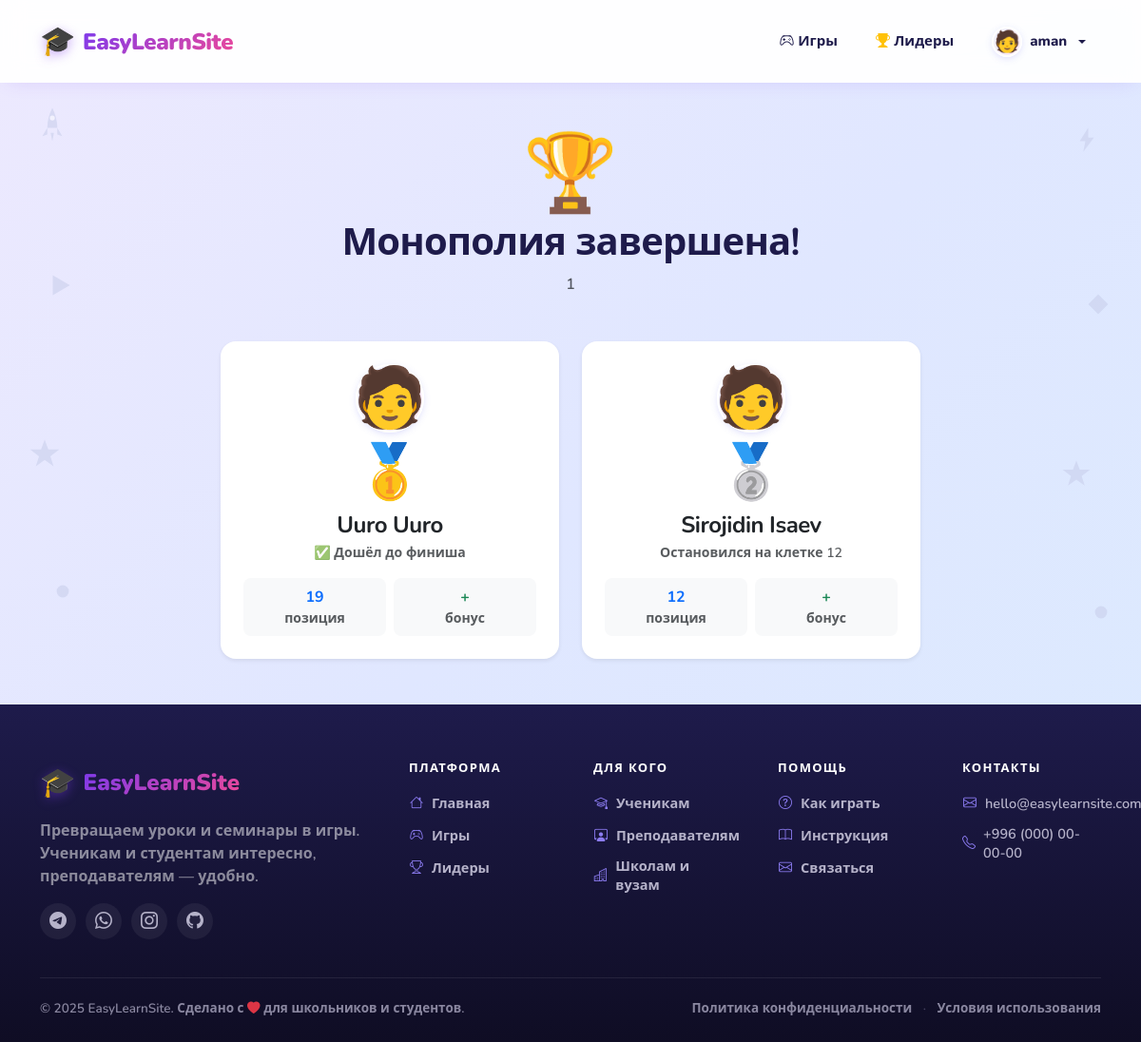
The app's page /games/monopoly/1/results/ (signed in) with its own data.
### accounts/models.py (models this page shows, shortened)
class User(AbstractUser):
    ROLE_CHOICES = (
        ('teacher', 'Учитель'),
        ('student', 'Ученик'),
    )
    role = models.CharField('Роль', max_length=10, choices=ROLE_CHOICES)
    grade = models.PositiveSmallIntegerField('Класс (1-4)', null=True, blank=True)
    school_class = models.ForeignKey(
        'SchoolClass',
        null=True, blank=True,
        on_delete=models.SET_NULL,
        related_name='students',
        verbose_name='Школьный класс'
    )
    avatar_emoji = models.CharField(
        'Эмодзи-аватар', max_length=10, blank=True, default='🧑'
    )
    avatar = models.ImageField(
        'Своя аватарка', upload_to='avatars/', null=True, blank=True
    )
    def is_teacher(self):
        return self.role == 'teacher'

### games/models.py (models this page shows, shortened)
class MonopolyGame(models.Model):
    STATUS_CHOICES = (
        ('waiting', 'Ожидание игроков'),
        ('playing', 'Игра идёт'),
        ('finished', 'Завершена'),
    )
    game = models.OneToOneField(
        Game, on_delete=models.CASCADE,
        related_name='monopoly', verbose_name='Игра'
    )
    status = models.CharField('Статус', max_length=10, choices=STATUS_CHOICES, default='waiting')
    turn_number = models.PositiveIntegerField('Номер хода', default=0)
    current_turn_index = models.PositiveIntegerField('Чья очередь', default=0)
    created_at = models.DateTimeField('Создана', auto_now_add=True)
    started_at = models.DateTimeField('Начало', null=True, blank=True)
    finished_at = models.DateTimeField('Финиш', null=True, blank=True)
    state_version = models.PositiveIntegerField('Версия состояния', default=0)
    class Meta:
        verbose_name = 'Партия Монополии'
        verbose_name_plural = 'Партии Монополии'
    def players_ordered(self):
        return self.players.order_by('joined_at')

class Game(models.Model):
    STATUS_CHOICES = (
        ('waiting', 'Ожидание'),
        ('quiz', 'Квиз идёт'),
        ('maze', 'Лабиринт'),
        ('finished', 'Завершена'),
    )
    title = models.CharField('Название', max_length=200)
    school_class = models.ForeignKey(
        'accounts.SchoolClass', on_delete=models.CASCADE,
        related_name='games', verbose_name='Класс'
    )
    created_by = models.ForeignKey(
        settings.AUTH_USER_MODEL, on_delete=models.CASCADE,
        related_name='created_games', verbose_name='Автор'
    )
    pin_code = models.CharField('PIN-код', max_length=4, unique=True, blank=True)
    status = models.CharField('Статус', max_length=10, choices=STATUS_CHOICES, default='waiting')
    is_active = models.BooleanField('Активна', default=False)
    started_at = models.DateTimeField('Начало', null=True, blank=True)
    created_at = models.DateTimeField('Создана', auto_now_add=True)
    class Meta:
        verbose_name = 'Игра'
        verbose_name_plural = 'Игры'
        ordering = ['-created_at']

class MonopolyPlayer(models.Model):
    monopoly = models.ForeignKey(
        MonopolyGame, on_delete=models.CASCADE,
        related_name='players', verbose_name='Партия'
    )
    student = models.ForeignKey(
        'accounts.User', on_delete=models.CASCADE,
        related_name='monopoly_players', verbose_name='Ученик'
    )
    position = models.PositiveIntegerField('Позиция', default=0)
    dice_value = models.PositiveSmallIntegerField('Последний кубик', default=0)
    last_event = models.CharField('Последнее событие', max_length=100, blank=True)
    wallet_start = models.IntegerField('Баллы на старте партии', default=0)
    points_spent = models.IntegerField('Потрачено в партии', default=0)
    card_type = models.CharField(
        'Карта', max_length=20, blank=True, default='',
        choices=[(CARD_SHIELD, '🛡 Защита'),
                 (CARD_DOUBLE, '🎲 Двойной бросок'),
                 (CARD_SEVEN, '⚡ Бросок на 7'),
                 ('', 'Не куплена')]
    )
    card_used = models.BooleanField('Карта использована', default=False)
    has_extra_turn = models.BooleanField('Есть доп. ход', default=False)
    is_finished = models.BooleanField('Дошёл до финиша', default=False)
    finished_at = models.DateTimeField('Финиш', null=True, blank=True)
    joined_at = models.DateTimeField('Подключился', auto_now_add=True)
    move_seq = models.PositiveIntegerField('Номер хода игрока', default=0)
    class Meta:
        unique_together = ('monopoly', 'student')
        ordering = ['position', 'joined_at']
        verbose_name = 'Игрок Монополии'
        verbose_name_plural = 'Игроки Монополии'

### games/views.py (the view)
# urls.py: path('monopoly/<int:monopoly_id>/results/', views.monopoly_results, name='monopoly_results'),
@login_required
def monopoly_results(request, monopoly_id):
    mon = get_object_or_404(MonopolyGame, pk=monopoly_id)
    players = list(mon.players_ordered())
    players.sort(key=lambda p: (
        not p.is_finished,
        p.finished_at or timezone.now(),
        -p.position,
    ))
    return render(request, 'games/monopoly_results.html', {
        'monopoly': mon,
        'players': players,
    })

### templates/games/monopoly_results.html (shortened to what this page needs)
{% extends "base.html" %}
{% block content %}
<div class="container py-5">
    <div class="text-center mb-5">
        <div class="display-1">🏆</div>
        <h1 class="fw-bold">Монополия завершена!</h1>
        <p class="text-muted">{{ monopoly.game.title }}</p>
    </div>
    <div class="row g-4 justify-content-center">
        {% for p in players %}
            <div class="col-md-6 col-lg-4">
                <div class="card border-0 shadow-sm rounded-4 h-100 {% if forloop.counter == 1 %}border-warning border-3{% endif %}">
                    <div class="card-body p-4 text-center">
                        <div class="mb-2">
                            {% include 'includes/avatar.html' with user=p.student size=72 %}
                        </div>
                        {% if forloop.counter == 1 %}<div class="display-4">🥇</div>
                        {% elif forloop.counter == 2 %}<div class="display-4">🥈</div>
                        {% elif forloop.counter == 3 %}<div class="display-4">🥉</div>
                        {% else %}<div class="display-4">🎮</div>{% endif %}
                        <h4 class="fw-bold mb-1 mt-2">
                            {{ p.student.get_full_name|default:p.student.username }}
                        </h4>
                        <p class="text-muted small mb-3">
                            {% if p.is_finished %}
                                ✅ Дошёл до финиша
                            {% else %}
                                Остановился на клетке {{ p.position }}
                            {% endif %}
                        </p>
                        <div class="row text-center g-2">
                            <div class="col-6">
                                <div class="bg-light rounded-3 p-2">
                                    <div class="fw-bold text-primary">{{ p.position }}</div>
                                    <div class="small text-muted">позиция</div>
                                </div>
                            </div>
                            <div class="col-6">
                                <div class="bg-light rounded-3 p-2">
                                    <div class="fw-bold text-success">+{{ p.bonus_points }}</div>
                                    <div class="small text-muted">бонус</div>
                                </div>
                            </div>
                        </div>
                    </div>
                </div>
            </div>
        {% endfor %}
    </div>
</div>
{% endblock %}

### templates/base.html (shortened to what this page needs)
{% load static %}
<!DOCTYPE html>
<html lang="ru">
<head>
    <link href="https://cdn.jsdelivr.net/npm/bootstrap@5.3.3/dist/css/bootstrap.min.css" rel="stylesheet">
    <link href="https://cdn.jsdelivr.net/npm/bootstrap-icons@1.11.3/font/bootstrap-icons.css" rel="stylesheet">
    <link rel="stylesheet" href="{% static 'css/style.css' %}">
</head>
<body>
<div class="side-decor side-decor--left" aria-hidden="true">
    <svg class="d2" viewBox="0 0 40 40" xmlns="http://www.w3.org/2000/svg">
        <path d="M10 6 L34 20 L10 34 Z" fill="#c7cdea"/>
    </svg>
    <svg class="d3" viewBox="0 0 40 40" xmlns="http://www.w3.org/2000/svg">
        <path d="M20 3 L24.5 15 L38 15 L27 23.5 L31 36 L20 28 L9 36 L13 23.5 L2 15 L15.5 15 Z" fill="#c7cdea"/>
    </svg>
    <svg class="d4" viewBox="0 0 40 40" xmlns="http://www.w3.org/2000/svg">
        <circle cx="20" cy="20" r="16" fill="#c7cdea"/>
    </svg>
    <svg class="d5" viewBox="0 0 40 40" xmlns="http://www.w3.org/2000/svg">
        <path d="M20 4 L36 20 L20 36 L4 20 Z" fill="#c7cdea"/>
    </svg>
    <svg class="d6" viewBox="0 0 40 40" xmlns="http://www.w3.org/2000/svg">
        <path d="M22 3 L10 22 L18 22 L15 37 L30 17 L22 17 Z" fill="#c7cdea"/>
    </svg>
</div>
<div class="side-decor side-decor--right" aria-hidden="true">
    <svg class="d1" viewBox="0 0 40 40" xmlns="http://www.w3.org/2000/svg">
        <path d="M22 3 L10 22 L18 22 L15 37 L30 17 L22 17 Z" fill="#c7cdea"/>
    </svg>
    <svg class="d2" viewBox="0 0 40 40" xmlns="http://www.w3.org/2000/svg">
        <path d="M20 4 L36 20 L20 36 L4 20 Z" fill="#c7cdea"/>
    </svg>
    <svg class="d3" viewBox="0 0 40 40" xmlns="http://www.w3.org/2000/svg">
        <path d="M20 3 L24.5 15 L38 15 L27 23.5 L31 36 L20 28 L9 36 L13 23.5 L2 15 L15.5 15 Z" fill="#c7cdea"/>
    </svg>
    <svg class="d4" viewBox="0 0 40 40" xmlns="http://www.w3.org/2000/svg">
        <circle cx="20" cy="20" r="16" fill="#c7cdea"/>
    </svg>
    <svg class="d6" viewBox="0 0 40 40" xmlns="http://www.w3.org/2000/svg">
        <path d="M30 6 L6 20 L30 34 Z" fill="#c7cdea"/>
    </svg>
</div>
<nav class="navbar navbar-expand-lg navbar-light bg-white shadow-sm sticky-top">
    <div class="container">
        <a class="navbar-brand fw-bold d-flex align-items-center gap-2" href="/">
            <span class="brand-icon">🎓</span>
            <span class="brand-text">EasyLearnSite</span>
        </a>
        <div class="collapse navbar-collapse" id="mainNav">
            <ul class="navbar-nav ms-auto align-items-lg-center gap-lg-2">
                {% if user.is_authenticated %}
                    <li class="nav-item">
                        <a class="nav-link" href="{% url 'games:list' %}">
                            <i class="bi bi-controller"></i> Игры
                        </a>
                    </li>
                    <li class="nav-item">
                        <a class="nav-link" href="{% url 'scores:leaderboard' %}">
                            <i class="bi bi-trophy-fill text-warning"></i> Лидеры
                        </a>
                    </li>
                    <li class="nav-item dropdown">
                        <a class="nav-link dropdown-toggle d-flex align-items-center gap-2" href="#" role="button" data-bs-toggle="dropdown">
                            {% include 'includes/avatar.html' with user=user size=32 %}
                            <span>{{ user.get_full_name|default:user.username }}</span>
                        </a>
                    </li>
                {% endif %}
            </ul>
        </div>
    </div>
</nav>
<main>
    {% block content %}{% endblock %}
</main>
<footer class="site-footer">
    <div class="container">
        <div class="row g-5">
            <div class="col-lg-4">
                <div class="d-flex align-items-center gap-2 mb-3">
                    <span class="brand-icon">🎓</span>
                    <span class="brand-text text-white">EasyLearnSite</span>
                </div>
                <p class="text-white-50 mb-3">
                    Превращаем уроки и семинары в игры. Ученикам и студентам интересно,
                    преподавателям — удобно.
                </p>
                <div class="footer-socials">
                    <a href="#" title="Telegram"><i class="bi bi-telegram"></i></a>
                    <a href="#" title="WhatsApp"><i class="bi bi-whatsapp"></i></a>
                    <a href="#" title="Instagram"><i class="bi bi-instagram"></i></a>
                    <a href="#" title="GitHub"><i class="bi bi-github"></i></a>
                </div>
            </div>
            <div class="col-6 col-lg-2">
                <h6 class="footer-heading">Платформа</h6>
                <ul class="list-unstyled footer-links">
                    <li><a href="/"><i class="bi bi-house"></i> Главная</a></li>
                    <li><a href="{% url 'games:list' %}"><i class="bi bi-controller"></i> Игры</a></li>
                    <li><a href="{% url 'scores:leaderboard' %}"><i class="bi bi-trophy"></i> Лидеры</a></li>
                </ul>
            </div>
            <div class="col-6 col-lg-2">
                <h6 class="footer-heading">Для кого</h6>
                <ul class="list-unstyled footer-links">
                    <li><a href="{% url 'accounts:signup' %}?role=student"><i class="bi bi-mortarboard"></i> Ученикам</a></li>
                    <li><a href="{% url 'accounts:signup' %}?role=teacher"><i class="bi bi-person-workspace"></i> Преподавателям</a></li>
                    <li><a href="#"><i class="bi bi-buildings"></i> Школам и вузам</a></li>
                </ul>
            </div>
            <div class="col-6 col-lg-2">
                <h6 class="footer-heading">Помощь</h6>
                <ul class="list-unstyled footer-links">
                    <li><a href="#"><i class="bi bi-question-circle"></i> Как играть</a></li>
                    <li><a href="#"><i class="bi bi-book"></i> Инструкция</a></li>
                    <li><a href="#"><i class="bi bi-envelope"></i> Связаться</a></li>
                </ul>
            </div>
            <div class="col-6 col-lg-2">
                <h6 class="footer-heading">Контакты</h6>
                <ul class="list-unstyled footer-links">
                    <li>
                        <a href="mailto:hello@easylearnsite.com">
                            <i class="bi bi-envelope"></i> hello@easylearnsite.com
                        </a>
                    </li>
                    <li>
                        <a href="tel:+996000000000">
                            <i class="bi bi-telephone"></i> +996 (000) 00-00-00
                        </a>
                    </li>
                </ul>
            </div>
        </div>
        <hr class="footer-divider">
        <div class="footer-bottom">
            <div class="row align-items-center g-2">
                <div class="col-md-6 text-center text-md-start">
                    © 2025 EasyLearnSite. Сделано с
                    <i class="bi bi-heart-fill text-danger"></i>
                    для школьников и студентов.
                </div>
                <div class="col-md-6 text-center text-md-end">
                    <a href="#" class="footer-bottom-link">Политика конфиденциальности</a>
                    <span class="footer-dot">·</span>
                    <a href="#" class="footer-bottom-link">Условия использования</a>
                </div>
            </div>
        </div>
    </div>
</footer>
</body>
</html>

### templates/includes/avatar.html (shortened to what this page needs)
{% if user.avatar %}
    <img src="{{ user.avatar.url }}"
         alt="{{ user.username }}"
         class="{{ css_class|default:'' }}"
         style="width: {{ size|default:40 }}px;
                height: {{ size|default:40 }}px;
                border-radius: 50%;
                object-fit: cover;
                flex-shrink: 0;
                display: inline-block;
                vertical-align: middle;
                border: 2px solid #fff;
                box-shadow: 0 2px 8px -2px rgba(99,102,241,0.3);
                overflow: hidden;">
{% else %}
    <span class="{{ css_class|default:'' }}"
          style="display: inline-flex;
                 align-items: center;
                 justify-content: center;
                 width: {{ size|default:40 }}px;
                 height: {{ size|default:40 }}px;
                 font-size: {{ size|default:40|add:"-10" }}px;
                 line-height: 1;
                 border-radius: 50%;
                 background: linear-gradient(135deg, #eef2ff, #fce7f3);
                 flex-shrink: 0;
                 border: 2px solid #fff;
                 box-shadow: 0 2px 8px -2px rgba(99,102,241,0.3);">
        {{ user.avatar_emoji|default:"🧑" }}
    </span>
{% endif %}

### records on screen
User: avatar_emoji "🧑", get_full_name "aman"
MonopolyGame: game "1"
MonopolyPlayer: {{ size|default:40 }} 72 (drawn), student.get_full_name "Uuro Uuro", is_finished "✅ Дошёл до финиша", position "19"
User: avatar_emoji "🧑"
MonopolyPlayer: {{ size|default:40 }} 72 (drawn), student.get_full_name "Sirojidin Isaev", position "12"
User: avatar_emoji "🧑"
